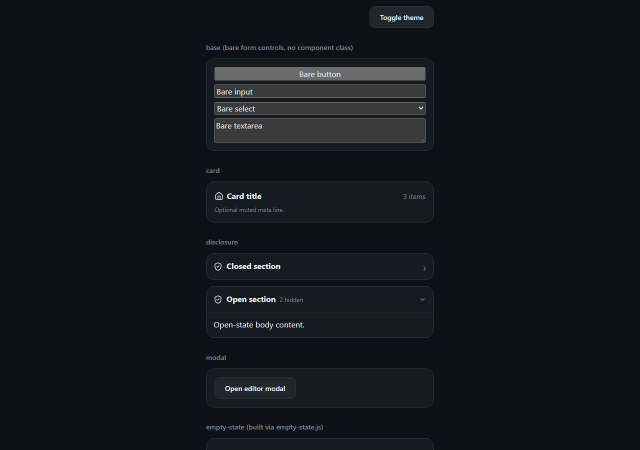
#> input picture tests/e2e/shots/gallery-desktop-dark.png, 1280 x 900 px (shown at 1/2 size)
$ python -i site_images.py   (imports and definitions only)
#> lines starting #> are read from the running program, lines starting #| are printed output that depends on the picture; after the words box and inside, x2 and y2 are one past the last pixel; in counts of white or black regions, pixels touching at a corner belong together
#> further down, picture is the input picture: PIL image 1280x900 RGB; mean R, G, B 18.5, 22.6, 28.5
"""Responsive image variants for the build.

Every `<img src="/images/<file>">` in the content points at a source file in
`content/images/`. The build replaces it with WebP variants at a few widths (never wider
than the source) and a `srcset`/`sizes` pair, so a phone downloads a file sized for its
screen instead of the full original. Social-card images get one 1200 px JPEG, the format
every network accepts.

A drawing exported on the old grey paper (`#f2f2f2` corners and at least 40% of the image
that grey) is put on white paper while its variants are made: near-neutral light pixels
are reflected around the midpoint of grey and white, so the grey paper turns white and the
white panels and pills inside the drawing turn the soft grey, keeping their shapes.

A variant's file name carries a hash of its source (`<name>-<hash>-<width>.webp`), and of
the paper swap when it applies, so an existing file is always current: a rebuild after a
text edit re-encodes nothing, a changed image gets new names (and browsers never see a stale
cached copy), and freshness never depends on file timestamps, which a git checkout resets.

Vendor-verbatim (manifest key `site_images`); needs Pillow. The build calls it: `ImageSet`
gives each image its variants, its social-card copy and its class (`cutout`, `drawing`).
"""

from __future__ import annotations

import hashlib
import logging
import re
from pathlib import Path

from PIL import Image, ImageChops

log = logging.getLogger("build")

WIDTHS = (480, 800, 1200, 1600, 2400)
WEBP_QUALITY = 80
OG_WIDTH = 1200
PAPER = (242, 242, 242)  # the grey paper the older drawings were exported on
PAPER_SHARE = 0.4  # below this share of paper a grey-cornered image is a photo, not a drawing
# Bumped when the swap changes, so every swapped image gets new variant names.
PAPER_SWAP_TAG = b"paper-swap-1"


def slug(name: str) -> str:
    """A URL-safe file stem."""
    return re.sub(r"[^A-Za-z0-9._-]+", "-", name).strip("-") or "image"


class ImageSet:
    """Source images in `content/images/`, rendered to variants under `site/img/`."""

    # [108 lines left out: functions __init__, size, has_paper, is_cutout, stem, _render and 3 more, not called in this run]


def paper_swap(im: Image.Image) -> Image.Image:
    """Grey paper to white, white panels to grey: v -> 497 - v on near-neutral pixels of 242 and up.

    Near-neutral means the channels differ by 6 at most, so coloured ink is never touched.
    The 236-241 band, where ink strokes fade into the paper, moves up by 13 so stroke edges
    meet the new white without a grey seam.
    """
    r, g, b = im.convert("RGB").split()
    low = ImageChops.darker(ImageChops.darker(r, g), b)
    high = ImageChops.lighter(ImageChops.lighter(r, g), b)
    neutral = ImageChops.subtract(high, low).point(lambda v: 255 if v <= 6 else 0)
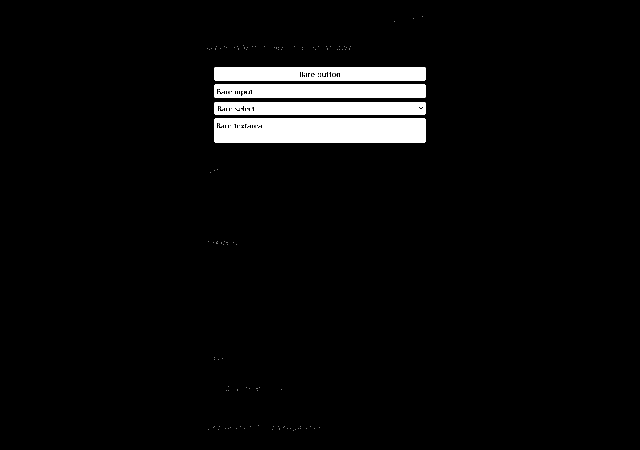
#> neutral: PIL image 1280x900 L (shown at 1/2 size); 4.5% white; 143 white regions (138 under 20 px), largest, box (x1, y1, x2, y2) and area: (429, 237, 851, 285) 19729, (429, 169, 851, 196) 10949, (429, 134, 851, 161) 10888, (429, 204, 851, 229) 10096, (666, 147, 670, 153) 20
    light = ImageChops.multiply(low.point(lambda v: 255 if v >= 242 else 0), neutral)
#> light: PIL image 1280x900 L; every value is 0
    edge = ImageChops.multiply(low.point(lambda v: 255 if 236 <= v < 242 else 0), neutral)
    rgb = im.convert("RGB")
    out = Image.composite(rgb.point(lambda v: 497 - v if v >= 242 else v), rgb, light)
    return Image.composite(rgb.point(lambda v: min(255, v + 13)), out, edge)


# [5 lines left out: function _flatten, not called in this run]

>>> from PIL import Image
>>> picture = Image.open('../tests/e2e/shots/gallery-desktop-dark.png')
>>> result = paper_swap(picture)

$ run again, on tests/e2e/shots/gallery-phone-dark.png
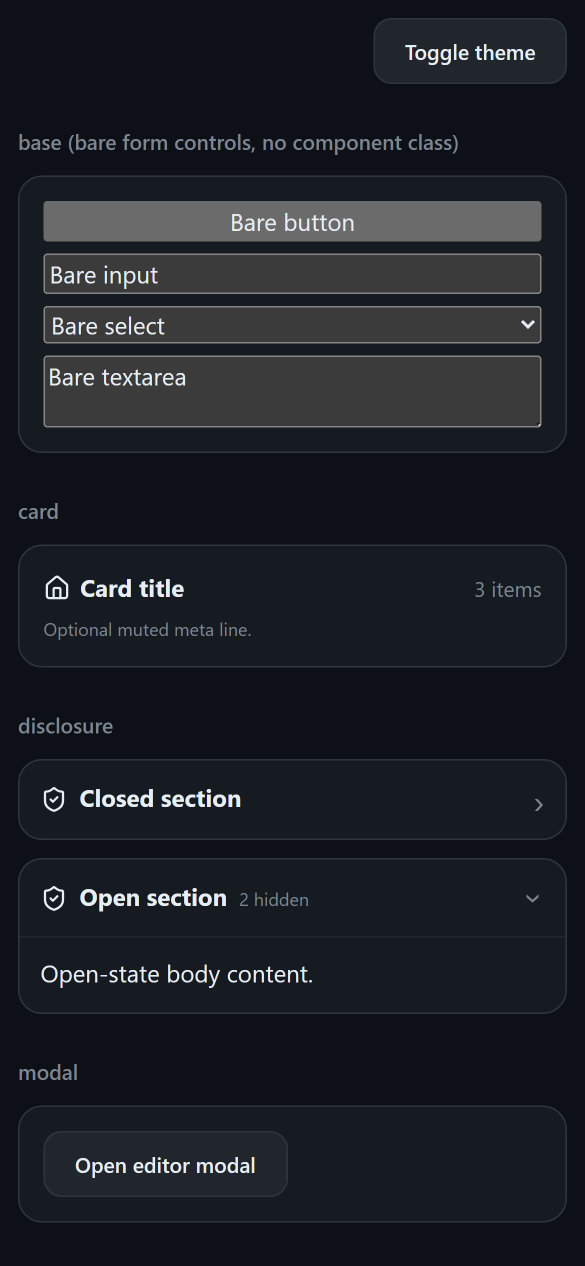
#> input picture tests/e2e/shots/gallery-phone-dark.png, 1170 x 2532 px (shown at 1/2 size)
#> picture is the input picture: PIL image 1170x2532 RGB; mean R, G, B 28.6, 32.6, 38.3
#> in paper_swap, `neutral = ImageChops.subtract(high, low).point(lambda v: 255 if v <= 6..`:
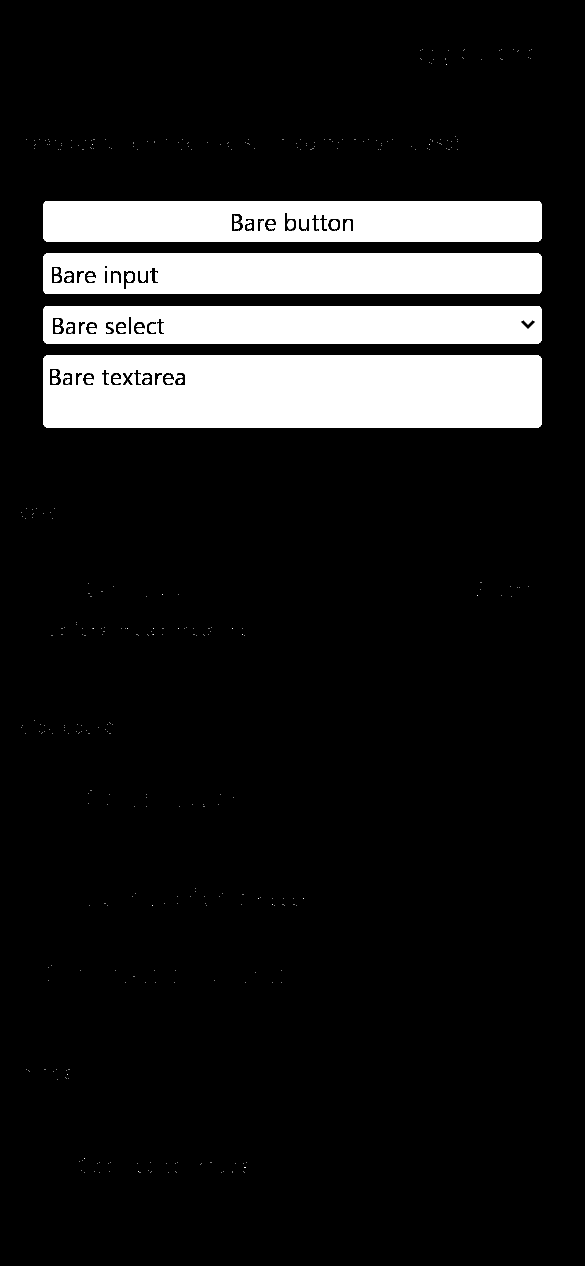
#> neutral: PIL image 1170x2532 L (shown at 1/2 size); 12.4% white; 410 white regions (381 under 20 px), largest, box (x1, y1, x2, y2) and area: (87, 711, 1083, 855) 139346, (87, 507, 1083, 588) 77459, (87, 402, 1083, 483) 76903
#> light: PIL image 1170x2532 L; every value is 0
